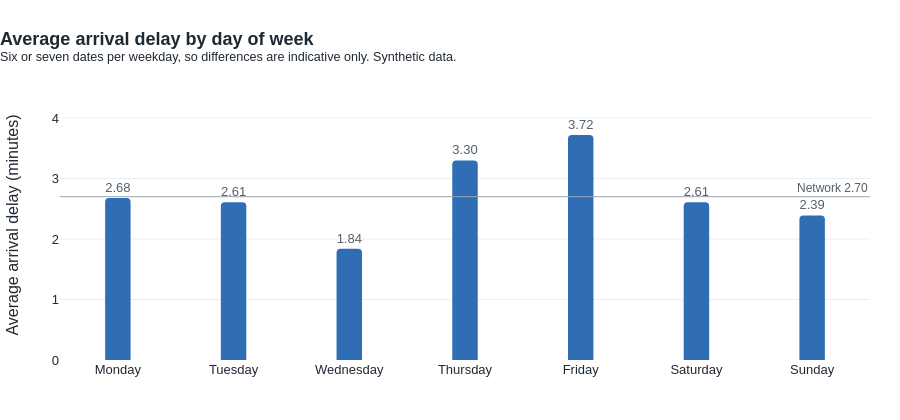

Notebook source saved alongside this figure:
### Code cell
fig = go.Figure(go.Bar(
    x=by_weekday["weekday"], y=by_weekday["avg_arrival_delay"], width=0.22,
    marker=dict(color=ARRIVAL, cornerradius=4), text=by_weekday["avg_arrival_delay"].map("{:.2f}".format),
    textposition="outside", textfont=dict(color=INK_SOFT), cliponaxis=False,
    customdata=by_weekday[["on_time_pct", "arrivals", "dates_observed", "disrupted_pct"]],
    hovertemplate="%{x}<br>Average %{y:.2f} min<br>On time %{customdata[0]:.1f}%<br>"
                  "Disrupted %{customdata[3]:.1f}%<br>%{customdata[1]} arrivals on %{customdata[2]} dates<extra></extra>",
))
fig.add_hline(y=network_avg, line=dict(color=MUTED, width=1))
fig.add_annotation(x=1, xref="x domain", xanchor="right", y=network_avg, yanchor="bottom", showarrow=False,
                   text=f"Network {network_avg:.2f}", font=dict(color=INK_SOFT, size=12))
fig.update_yaxes(title_text="Average arrival delay (minutes)", range=[0, by_weekday["avg_arrival_delay"].max() * 1.2])
fig.update_xaxes(showgrid=False)
titled(fig, "Average arrival delay by day of week",
       "Six or seven dates per weekday, so differences are indicative only. Synthetic data.").show()

### Figure 1 — Plotly figure (JSON) as saved in the notebook; plotly's stock layout.template omitted (floating-point values rounded to 4 significant figures)
{"data": [{"cliponaxis": false, "customdata": [[79.8, 336.0, 7.0, 8.6], [83.8, 222.0, 6.0, 6.8], [84.7, 288.0, 6.0, 3.1], [74.3, 288.0, 6.0, 7.6], [71.5, 228.0, 6.0, 8.8], [81.8, 336.0, 7.0, 6.0], [80.7, 336.0, 7.0, 6.3]], "hovertemplate": "%{x}<br>Average %{y:.2f} min<br>On time %{customdata[0]:.1f}%<br>Disrupted %{customdata[3]:.1f}%<br>%{customdata[1]} arrivals on %{customdata[2]} dates<extra></extra>", "marker": {"color": "#2f6db5", "cornerradius": 4}, "text": ["2.68", "2.61", "1.84", "3.30", "3.72", "2.61", "2.39"], "textfont": {"color": "#52606d"}, "textposition": "outside", "type": "bar", "width": 0.22, "x": ["Monday", "Tuesday", "Wednesday", "Thursday", "Friday", "Saturday", "Sunday"], "y": [2.68, 2.61, 1.84, 3.3, 3.72, 2.61, 2.39]}], "layout": {"annotations": [{"font": {"color": "#52606d", "size": 12}, "showarrow": false, "text": "Network 2.70", "x": 1, "xanchor": "right", "xref": "x domain", "y": 2.7, "yanchor": "bottom"}], "height": 420, "shapes": [{"line": {"color": "#9aa5b1", "width": 1}, "type": "line", "x0": 0, "x1": 1, "xref": "x domain", "y0": 2.7, "y1": 2.7, "yref": "y"}], "title": {"text": "<b>Average arrival delay by day of week</b><br><sup>Six or seven dates per weekday, so differences are indicative only. Synthetic data.</sup>", "x": 0}, "xaxis": {"showgrid": false}, "yaxis": {"range": [0, 4.464], "title": {"text": "Average arrival delay (minutes)"}}}}
